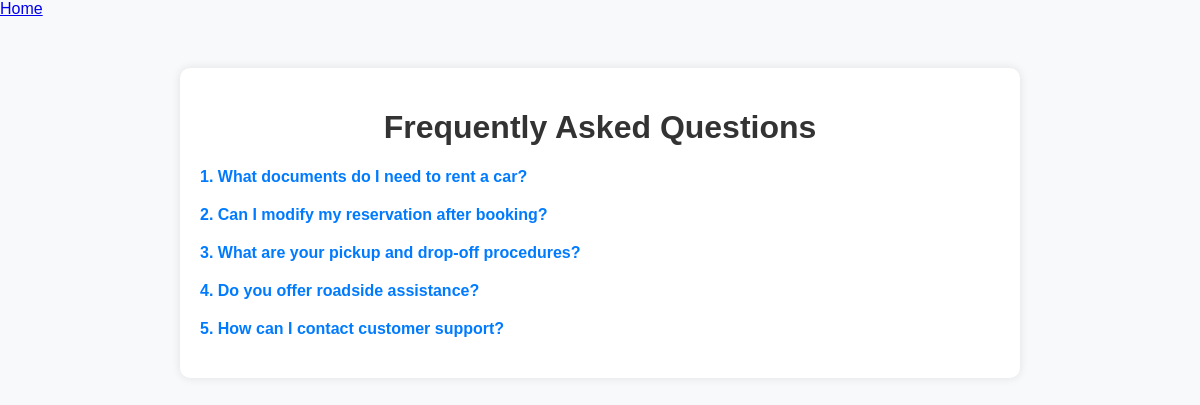
Page /faq on the committed database.
### shop/models.py (models this page shows, shortened)
class FAQ(models.Model):
    question = models.CharField(max_length=255)
    answer = models.TextField()

### shop/views.py (the view)
# urls.py: path('faq',faq_page,name = 'faq'),
def faq_page(request):
    faqs = FAQ.objects.all()
    return render(request, 'faq.html', {'faqs': faqs})

### templates/faq.html (shortened to what this page needs)
<!DOCTYPE html>
<html lang="en">
<head>
</head>
<body>
    <nav>
        <a href="/">Home</a>
    </nav>
<div class="container">
    <h1>Frequently Asked Questions</h1>
    {% for faq in faqs %}
    <div class="faq">
        <div class="question">{{ faq.question }}</div>
    </div>
    {% endfor %}
</div>
</body>
</html>

### templates/faq.html (style rules this page uses)
body { font-family: Arial, sans-serif; margin: 0; padding: 0; background-color: #f8f9fa; }
.container { max-width: 800px; margin: 50px auto; padding: 20px; background-color: #fff; border-radius: 10px; box-shadow: 0 0 10px rgba(0, 0, 0, 0.1); }
h1 { text-align: center; color: #333; }
.faq { margin-bottom: 20px; }
.question { font-weight: bold; color: #007bff; cursor: pointer; }

### rows in the picture
FAQ: question "1. What documents do I need to rent a car?"
FAQ: question "2. Can I modify my reservation after booking?"
FAQ: question "3. What are your pickup and drop-off procedures?"
FAQ: question "4. Do you offer roadside assistance?"
FAQ: question "5. How can I contact customer support?"
